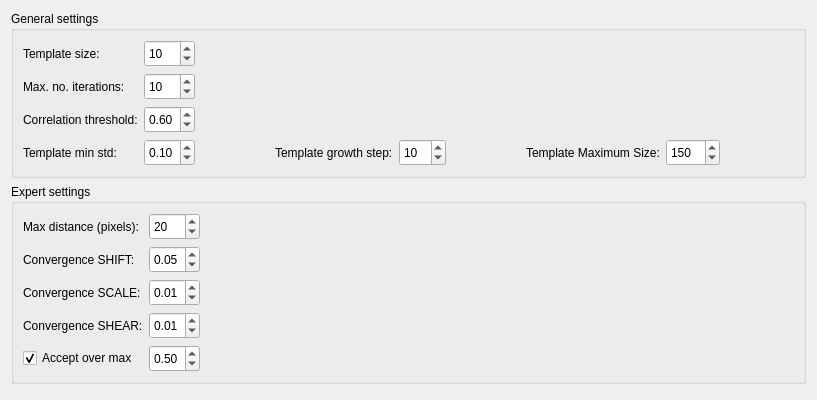
     <widget class="QWidget" name="tab_3">
      <attribute name="title">
       <string>Least-Squares Matching</string>
      </attribute>
      <layout class="QGridLayout" name="gridLayout_3">
       <item row="0" column="0">
        <widget class="QGroupBox" name="groupBox">
         <property name="title">
          <string>General settings</string>
         </property>
         <layout class="QGridLayout" name="gridLayout">
          <item row="0" column="0">
           <widget class="QLabel" name="label">
            <property name="text">
             <string>Template size:</string>
            </property>
           </widget>
          </item>
          <item row="0" column="1">
           <widget class="QSpinBox" name="spinBox3">
            <property name="minimumSize">
             <size>
              <width>0</width>
              <height>27</height>
             </size>
            </property>
            <property name="maximumSize">
             <size>
              <width>55</width>
              <height>27</height>
             </size>
            </property>
            <property name="minimum">
             <number>7</number>
            </property>
            <property name="maximum">
             <number>50</number>
            </property>
            <property name="value">
             <number>10</number>
            </property>
           </widget>
          </item>
          <item row="0" column="2">
           <spacer name="horizontalSpacer_3">
            <property name="orientation">
             <enum>Qt::Horizontal</enum>
            </property>
            <property name="sizeHint" stdset="0">
             <size>
              <width>446</width>
              <height>24</height>
             </size>
            </property>
           </spacer>
          </item>
          <item row="1" column="0">
           <widget class="QLabel" name="label_2">
            <property name="text">
             <string>Max. no. iterations:</string>
            </property>
           </widget>
          </item>
          <item row="1" column="1">
           <widget class="QSpinBox" name="spinBox4">
            <property name="minimumSize">
             <size>
              <width>0</width>
              <height>27</height>
             </size>
            </property>
            <property name="maximumSize">
             <size>
              <width>55</width>
              <height>27</height>
             </size>
            </property>
            <property name="minimum">
             <number>7</number>
            </property>
            <property name="maximum">
             <number>50</number>
            </property>
            <property name="value">
             <number>10</number>
            </property>
           </widget>
          </item>
          <item row="1" column="2">
           <spacer name="horizontalSpacer_4">
            <property name="orientation">
             <enum>Qt::Horizontal</enum>
            </property>
            <property name="sizeHint" stdset="0">
             <size>
              <width>446</width>
              <height>24</height>
             </size>
            </property>
           </spacer>
          </item>
          <item row="2" column="0">
           <widget class="QLabel" name="label_7">
            <property name="text">
             <string>Correlation threshold:</string>
            </property>
           </widget>
          </item>
          <item row="2" column="1">
           <widget class="QDoubleSpinBox" name="doubleSpinBox5">
            <property name="minimumSize">
             <size>
              <width>0</width>
              <height>27</height>
             </size>
            </property>
            <property name="minimum">
             <double>0.500000000000000</double>
            </property>
            <property name="maximum">
             <double>1.000000000000000</double>
            </property>
            <property name="singleStep">
             <double>0.010000000000000</double>
            </property>
            <property name="value">
             <double>0.600000000000000</double>
            </property>
           </widget>
          </item>
          <item row="2" column="2">
           <spacer name="horizontalSpacer_7">
            <property name="orientation">
             <enum>Qt::Horizontal</enum>
            </property>
            <property name="sizeHint" stdset="0">
             <size>
              <width>446</width>
              <height>24</height>
             </size>
            </property>
           </spacer>
          </item>
          <item row="3" column="0">
           <widget class="QLabel" name="label_8">
            <property name="text">
             <string>Template min std:</string>
            </property>
           </widget>
          </item>
          <item row="3" column="1">
           <widget class="QDoubleSpinBox" name="doubleSpinBox6">
            <property name="minimumSize">
             <size>
              <width>0</width>
              <height>27</height>
             </size>
            </property>
            <property name="minimum">
             <double>0.010000000000000</double>
            </property>
            <property name="maximum">
             <double>1.000000000000000</double>
            </property>
            <property name="singleStep">
             <double>0.010000000000000</double>
            </property>
            <property name="value">
             <double>0.100000000000000</double>
            </property>
           </widget>
          </item>
          <item row="3" column="2">
           <layout class="QHBoxLayout" name="horizontalLayout_27">
            <item>
             <spacer name="horizontalSpacer_8">
              <property name="orientation">
               <enum>Qt::Horizontal</enum>
              </property>
              <property name="sizeHint" stdset="0">
               <size>
                <width>28</width>
                <height>17</height>
               </size>
              </property>
             </spacer>
            </item>
            <item>
             <layout class="QHBoxLayout" name="horizontalLayout_26">
              <item>
               <widget class="QLabel" name="label_61">
                <property name="text">
                 <string>Template growth step:</string>
                </property>
               </widget>
              </item>
              <item>
               <widget class="QSpinBox" name="spinBox3_2">
                <property name="minimumSize">
                 <size>
                  <width>0</width>
                  <height>27</height>
                 </size>
                </property>
                <property name="maximumSize">
                 <size>
                  <width>55</width>
                  <height>27</height>
                 </size>
                </property>
                <property name="minimum">
                 <number>1</number>
                </property>
                <property name="maximum">
                 <number>100</number>
                </property>
                <property name="value">
                 <number>10</number>
                </property>
               </widget>
              </item>
             </layout>
            </item>
            <item>
             <spacer name="horizontalSpacer_22">
              <property name="orientation">
               <enum>Qt::Horizontal</enum>
              </property>
              <property name="sizeHint" stdset="0">
               <size>
                <width>18</width>
                <height>18</height>
               </size>
              </property>
             </spacer>
            </item>
            <item>
             <layout class="QHBoxLayout" name="horizontalLayout_25">
              <item>
               <widget class="QLabel" name="label_62">
                <property name="text">
                 <string>Template Maximum Size:</string>
                </property>
               </widget>
              </item>
              <item>
               <widget class="QSpinBox" name="spinBox3_3">
                <property name="minimumSize">
                 <size>
                  <width>0</width>
                  <height>27</height>
                 </size>
                </property>
                <property name="maximumSize">
                 <size>
                  <width>55</width>
                  <height>27</height>
                 </size>
                </property>
                <property name="minimum">
                 <number>10</number>
                </property>
                <property name="maximum">
                 <number>1000</number>
                </property>
                <property name="value">
                 <number>150</number>
                </property>
               </widget>
              </item>
             </layout>
            </item>
            <item>
             <spacer name="horizontalSpacer_25">
              <property name="orientation">
               <enum>Qt::Horizontal</enum>
              </property>
              <property name="sizeHint" stdset="0">
               <size>
                <width>38</width>
                <height>18</height>
               </size>
              </property>
             </spacer>
            </item>
           </layout>
          </item>
         </layout>
        </widget>
       </item>
       <item row="1" column="0">
        <widget class="QGroupBox" name="groupBox_2">
         <property name="minimumSize">
          <size>
           <width>0</width>
           <height>180</height>
          </size>
         </property>
         <property name="title">
          <string>Expert settings</string>
         </property>
         <layout class="QGridLayout" name="gridLayout_2">
          <item row="0" column="0">
           <widget class="QLabel" name="label_3">
            <property name="text">
             <string>Max distance (pixels):</string>
            </property>
           </widget>
          </item>
          <item row="0" column="1">
           <widget class="QSpinBox" name="spinBox7">
            <property name="minimumSize">
             <size>
              <width>0</width>
              <height>27</height>
             </size>
            </property>
            <property name="maximumSize">
             <size>
              <width>55</width>
              <height>27</height>
             </size>
            </property>
            <property name="minimum">
             <number>10</number>
            </property>
            <property name="maximum">
             <number>100</number>
            </property>
            <property name="value">
             <number>20</number>
            </property>
           </widget>
          </item>
          <item row="0" column="2">
           <spacer name="horizontalSpacer">
            <property name="orientation">
             <enum>Qt::Horizontal</enum>
            </property>
            <property name="sizeHint" stdset="0">
             <size>
              <width>443</width>
              <height>20</height>
             </size>
            </property>
           </spacer>
          </item>
          <item row="1" column="0">
           <widget class="QLabel" name="label_4">
            <property name="text">
             <string>Convergence SHIFT:</string>
            </property>
           </widget>
          </item>
          <item row="1" column="1">
           <widget class="QDoubleSpinBox" name="doubleSpinBox8">
            <property name="minimumSize">
             <size>
              <width>0</width>
              <height>27</height>
             </size>
            </property>
            <property name="minimum">
             <double>0.000000000000000</double>
            </property>
            <property name="maximum">
             <double>1.000000000000000</double>
            </property>
            <property name="singleStep">
             <double>0.010000000000000</double>
            </property>
            <property name="value">
             <double>0.050000000000000</double>
            </property>
           </widget>
          </item>
          <item row="1" column="2">
           <spacer name="horizontalSpacer_2">
            <property name="orientation">
             <enum>Qt::Horizontal</enum>
            </property>
            <property name="sizeHint" stdset="0">
             <size>
              <width>443</width>
              <height>20</height>
             </size>
            </property>
           </spacer>
          </item>
          <item row="2" column="0">
           <widget class="QLabel" name="label_5">
            <property name="text">
             <string>Convergence SCALE:</string>
            </property>
           </widget>
          </item>
          <item row="2" column="1">
           <widget class="QDoubleSpinBox" name="doubleSpinBox9">
            <property name="minimumSize">
             <size>
              <width>0</width>
              <height>27</height>
             </size>
            </property>
            <property name="minimum">
             <double>0.000000000000000</double>
            </property>
            <property name="maximum">
             <double>1.000000000000000</double>
            </property>
            <property name="singleStep">
             <double>0.010000000000000</double>
            </property>
            <property name="value">
             <double>0.010000000000000</double>
            </property>
           </widget>
          </item>
          <item row="2" column="2">
           <spacer name="horizontalSpacer_5">
            <property name="orientation">
             <enum>Qt::Horizontal</enum>
            </property>
            <property name="sizeHint" stdset="0">
             <size>
              <width>443</width>
              <height>20</height>
             </size>
            </property>
           </spacer>
          </item>
          <item row="3" column="0">
           <widget class="QLabel" name="label_6">
            <property name="text">
             <string>Convergence SHEAR:</string>
            </property>
           </widget>
          </item>
          <item row="3" column="1">
           <widget class="QDoubleSpinBox" name="doubleSpinBox10">
            <property name="minimumSize">
             <size>
              <width>0</width>
              <height>27</height>
             </size>
            </property>
            <property name="minimum">
             <double>0.000000000000000</double>
            </property>
            <property name="maximum">
             <double>1.000000000000000</double>
            </property>
            <property name="singleStep">
             <double>0.010000000000000</double>
            </property>
            <property name="value">
             <double>0.010000000000000</double>
            </property>
           </widget>
          </item>
          <item row="3" column="2">
           <spacer name="horizontalSpacer_6">
            <property name="orientation">
             <enum>Qt::Horizontal</enum>
            </property>
            <property name="sizeHint" stdset="0">
             <size>
              <width>443</width>
              <height>20</height>
             </size>
            </property>
           </spacer>
          </item>
          <item row="4" column="0">
           <widget class="QCheckBox" name="checkBox">
            <property name="text">
             <string>Accept over max</string>
            </property>
            <property name="checked">
             <bool>true</bool>
            </property>
           </widget>
          </item>
          <item row="4" column="1">
           <widget class="QDoubleSpinBox" name="doubleSpinBox17">
            <property name="minimumSize">
             <size>
              <width>0</width>
              <height>27</height>
             </size>
            </property>
            <property name="minimum">
             <double>0.010000000000000</double>
            </property>
            <property name="maximum">
             <double>1.000000000000000</double>
            </property>
            <property name="singleStep">
             <double>0.100000000000000</double>
            </property>
            <property name="value">
             <double>0.500000000000000</double>
            </property>
           </widget>
          </item>
          <item row="4" column="2">
           <spacer name="horizontalSpacer_16">
            <property name="orientation">
             <enum>Qt::Horizontal</enum>
            </property>
            <property name="sizeHint" stdset="0">
             <size>
              <width>594</width>
              <height>20</height>
             </size>
            </property>
           </spacer>
          </item>
         </layout>
        </widget>
       </item>
       <item row="2" column="0">
        <spacer name="verticalSpacer_2">
         <property name="orientation">
          <enum>Qt::Vertical</enum>
         </property>
         <property name="sizeHint" stdset="0">
          <size>
           <width>20</width>
           <height>5</height>
          </size>
         </property>
        </spacer>
       </item>
      </layout>
     </widget>
